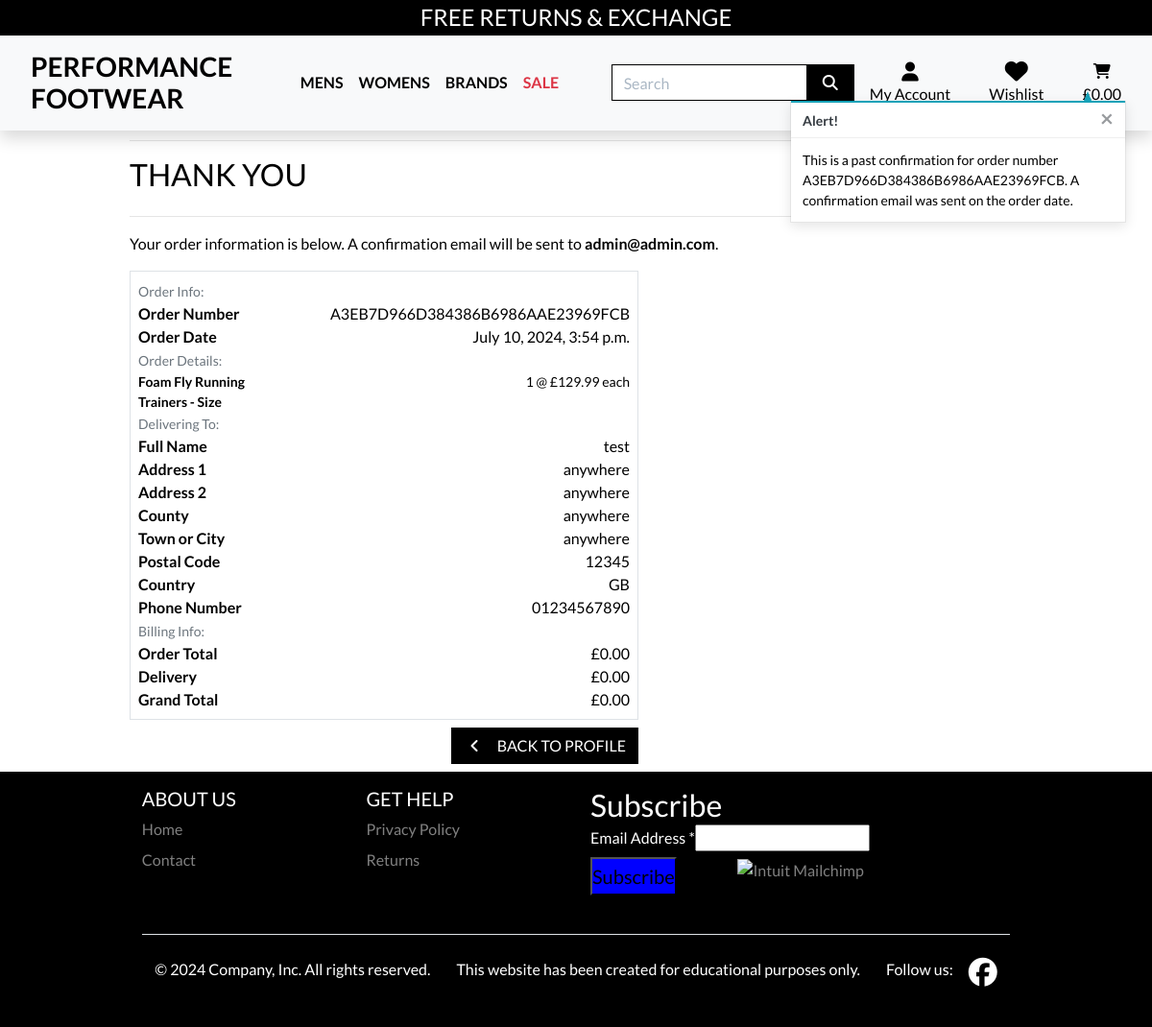
/profile/order_history/A3EB7D966D384386B6986AAE23969FCB (signed in), run on the app's committed database.
### checkout/models.py (models this page shows, shortened)
class Order(models.Model):
    order_number = models.CharField(max_length=32, null=False, editable=False)
    user_profile = models.ForeignKey(UserProfile, on_delete=models.SET_NULL,
                                      null=True, blank=True, related_name='orders')
    full_name = models.CharField(max_length=50, null=False, blank=False)
    email = models.EmailField(max_length=254, null=False, blank=False)
    phone_number = models.CharField(max_length=20, null=False, blank=False)
    country = CountryField(blank_label='Country *', null=False, blank=False)
    postcode = models.CharField(max_length=20, null=True, blank=True)
    town_or_city = models.CharField(max_length=40, null=False, blank=False)
    street_address1 = models.CharField(max_length=80, null=False, blank=False)
    street_address2 = models.CharField(max_length=80, null=True, blank=True)
    county = models.CharField(max_length=80, null=True, blank=True)
    date = models.DateTimeField(auto_now_add=True)
    delivery_cost = models.DecimalField(max_digits=6, decimal_places=2, null=False, default=0)
    order_total = models.DecimalField(max_digits=10, decimal_places=2, null=False, default=0)
    grand_total = models.DecimalField(max_digits=10, decimal_places=2, null=False, default=0)
    original_bag = models.TextField(null=False, blank=False, default='')
    stripe_pid = models.CharField(max_length=254, null=False, blank=False, default='')

class OrderLineItem(models.Model):
    order = models.ForeignKey(Order, null=False, blank=False, on_delete=models.CASCADE, related_name='lineitems')
    product = models.ForeignKey(Product, null=False, blank=False, on_delete=models.CASCADE)
    product_size = models.CharField(max_length=40, null=False, blank=False)
    quantity = models.IntegerField(null=False, blank=False, default=0)
    lineitem_total = models.DecimalField(max_digits=6, decimal_places=2, null=False, blank=False, editable=False)
    product_variant = models.ForeignKey(ProductVariant, null=True, blank=True, on_delete=models.CASCADE)

### products/models.py (models this page shows, shortened)
class Product(models.Model):
    GENDER_CHOICES = [
        ('men', 'men'),
        ('women', 'women'),
    ]
    category = models.ForeignKey('Category', null=True,
                                 blank=True, on_delete=models.SET_NULL)
    sku = models.CharField(max_length=254, null=True, blank=True)
    name = models.CharField(max_length=254)
    description = models.TextField()
    has_sizes = models.BooleanField(default=False, null=True, blank=True)
    price = models.DecimalField(max_digits=6, decimal_places=2)
    sale_price = models.DecimalField(max_digits=10, decimal_places=2,
                                     null=True, blank=True)
    rating = models.DecimalField(max_digits=6, decimal_places=2,
                                 null=True, blank=True)
    image_url = models.URLField(max_length=1024, null=True, blank=True)
    image = models.ImageField(null=True, blank=True)
    brand = models.ForeignKey("Brand", null=True, blank=True,
                              on_delete=models.SET_NULL)
    on_sale = models.BooleanField(default=False)
    created_on = models.DateField(default=timezone.now)
    average_rating = models.DecimalField(max_digits=6, decimal_places=2,
                                         null=True, blank=True)
    gender = models.CharField(max_length=10, choices=GENDER_CHOICES,
                              null=True, blank=True)
    materials = models.TextField(null=True, blank=True)
    country_origin = CountryField(blank_label='Country *', null=False, blank=False)

### profiles/views.py (the view)
# urls.py: path('order_history/<order_number>',
def order_history(request, order_number):
    order = get_object_or_404(Order, order_number=order_number)
    messages.info(request, (
        f'This is a past confirmation for order number {order_number}. '
        'A confirmation email was sent on the order date.'
    ))
    template = 'checkout/checkout_success.html'
    context = {
        'order': order,
        'from_profile': True,
    }
    return render(request, template, context)

### bag/contexts.py (called while the page is built, shortened)
def bag_contents(request):
    bag_items = []
    total = 0
    product_count = 0
    bag = request.session.get('bag', {})
    if total < settings.FREE_DELIVERY_THRESHOLD:
        delivery = total * Decimal(settings.STANDARD_DELIVERY_PERCENTAGE / 100)
        free_delivery_delta = settings.FREE_DELIVERY_THRESHOLD - total
    else:
        delivery = 0
        free_delivery_delta = 0
    grand_total = delivery + total
    context = {
        'bag_items': bag_items,
        'total': total,
        'product_count': product_count,
        'delivery': delivery,
        'free_delivery_delta': free_delivery_delta,
        'free_delivery_threshold': settings.FREE_DELIVERY_THRESHOLD,
        'grand_total': grand_total,
    }
    return context

### checkout/templates/checkout/checkout_success.html (shortened to what this page needs)
{% extends "base.html" %}
{% load static %}
{% block extra_css %}
    <link rel="stylesheet" href="{% static 'checkout/css/checkout.css' %}">
{% endblock %}
{% block page_header %}
    <div class="container header-container">
    </div>
{% endblock %}
{% block content %}
    <div class="overlay"></div>
    <div class="container">
        <div class="row">
            <div class="col">
                <hr>
                <h2 class="logo-font mb-4">Thank You</h2>
                <hr>
                <p class="text-black">Your order information is below. A confirmation email will be sent to <strong>{{ order.email }}</strong>.</p>
            </div>
        </div>
        <div class="row">
            <div class="col-12 col-lg-7">
                <div class="order-confirmation-wrapper p-2 border">
                    <div class="row">
                        <div class="col">
                            <small class="text-muted">Order Info:</small>
                        </div>
                    </div>
                    <div class="row">
                        <div class="col-12 col-md-4">
                            <p class="mb-0 text-black font-weight-bold">Order Number</p>
                        </div>
                        <div class="col-12 col-md-8 text-md-right">
                            <p class="mb-0">{{ order.order_number }}</p>
                        </div>
                    </div>
                    <div class="row">
                        <div class="col-12 col-md-4">
                            <p class="mb-0 text-black font-weight-bold">Order Date</p>
                        </div>
                        <div class="col-12 col-md-8 text-md-right">
                            <p class="mb-0">{{ order.date }}</p>
                        </div>
                    </div>
                    <div class="row">
                        <div class="col">
                            <small class="text-muted">Order Details:</small>
                        </div>
                    </div>
                    {% for item in order.lineitems.all %}
                    <div class="row">
                        <div class="col-12 col-md-4">
                            <p class="small mb-0 text-black font-weight-bold">
                                {{ item.product.name }}{% if item.product_size %} - Size {{ item.product.size }}{% endif %}
                            </p>
                        </div>
                        <div class="col-12 col-md-8 text-md-right">
                            {% if item.product.on_sale %}
                            <p class="small mb-0">{{ item.quantity }} @ £{{ item.product.sale_price }} each</p>
                            {% else %}
                            <p class="small mb-0">{{ item.quantity }} @ £{{ item.product.price }} each</p>
                            {% endif %}
                        </div>
                    </div>
                    {% endfor %}
                    <div class="row">
                        <div class="col">
                            <small class="text-muted">Delivering To:</small>
                        </div>
                    </div>
                    <div class="row">
                        <div class="col-12 col-md-4">
                            <p class="mb-0 text-black font-weight-bold">Full Name</p>
                        </div>
                        <div class="col-12 col-md-8 text-md-right">
                            <p class="mb-0">{{ order.full_name }}</p>
                        </div>
                    </div>
                    <div class="row">
                        <div class="col-12 col-md-4">
                            <p class="mb-0 text-black font-weight-bold">Address 1</p>
                        </div>
                        <div class="col-12 col-md-8 text-md-right">
                            <p class="mb-0">{{ order.street_address1 }}</p>
                        </div>
                    </div>
                    {% if order.street_address2 %}
                    <div class="row">
                        <div class="col-12 col-md-4">
                            <p class="mb-0 text-black font-weight-bold">Address 2</p>
                        </div>
                        <div class="col-12 col-md-8 text-md-right">
                            <p class="mb-0">{{ order.street_address2 }}</p>
                        </div>
                    </div>
                    {% endif %}
                    {% if order.county %}
                    <div class="row">
                        <div class="col-12 col-md-4">
                            <p class="mb-0 text-black font-weight-bold">County</p>
                        </div>
                        <div class="col-12 col-md-8 text-md-right">
                            <p class="mb-0">{{ order.county }}</p>
                        </div>
                    </div>
                    {% endif %}
                    <div class="row">
                        <div class="col-12 col-md-4">
                            <p class="mb-0 text-black font-weight-bold">Town or City</p>
                        </div>
                        <div class="col-12 col-md-8 text-md-right">
                            <p class="mb-0">{{ order.town_or_city }}</p>
                        </div>
                    </div>
                    {% if order.postcode %}
                    <div class="row">
                        <div class="col-12 col-md-4">
                            <p class="mb-0 text-black font-weight-bold">Postal Code</p>
                        </div>
                        <div class="col-12 col-md-8 text-md-right">
                            <p class="mb-0">{{ order.postcode }}</p>
                        </div>
                    </div>
                    {% endif %}
                    <div class="row">
                        <div class="col-12 col-md-4">
                            <p class="mb-0 text-black font-weight-bold">Country</p>
                        </div>
                        <div class="col-12 col-md-8 text-md-right">
                            <p class="mb-0">{{ order.country }}</p>
                        </div>
                    </div>
                    <div class="row">
                        <div class="col-12 col-md-4">
                            <p class="mb-0 text-black font-weight-bold">Phone Number</p>
                        </div>
                        <div class="col-12 col-md-8 text-md-right">
                            <p class="mb-0">{{ order.phone_number }}</p>
                        </div>
                    </div>
                    <div class="row">
                        <div class="col">
                            <small class="text-muted">Billing Info:</small>
                        </div>
                    </div>
                    <div class="row">
                        <div class="col-12 col-md-4">
                            <p class="mb-0 text-black font-weight-bold">Order Total</p>
                        </div>
                        <div class="col-12 col-md-8 text-md-right">
                            <p class="mb-0">£{{ order.order_total|floatformat:2 }}</p>
                        </div>
                    </div>
                    <div class="row">
                        <div class="col-12 col-md-4">
                            <p class="mb-0 text-black font-weight-bold">Delivery</p>
                        </div>
                        <div class="col-12 col-md-8 text-md-right">
                            <p class="mb-0">£{{ order.delivery_cost|floatformat:2 }}</p>
                        </div>
                    </div>
                    <div class="row">
                        <div class="col-12 col-md-4">
                            <p class="mb-0 text-black font-weight-bold">Grand Total</p>
                        </div>
                        <div class="col-12 col-md-8 text-md-right">
                            <p class="mb-0">£{{ order.grand_total|floatformat:2 }}</p>
                        </div>
                    </div>
                </div>
            </div>
        </div>
        <div class="row">
			<div class="col-12 col-lg-7 text-right">
                {% if from_profile %}
                    <a href="{% url 'profile' %}" class="btn btn-black rounded-0 my-2">
                        <span class="icon mr-2">
                            <i class="fas fa-angle-left"></i>
                        </span>
                        <span class="text-uppercase">Back to Profile</span>
                    </a>
                {% endif %}
			</div>
		</div>
    </div>
{% endblock %}

### static/css/base.css (style rules this page uses)
* { box-sizing: border-box; margin: 0; padding: 0; }
body { min-height: 100vh; display: flex; flex-direction: column; background-color: #f1f1f1; box-sizing: border-box; background-size: cover; color: #000000; font-family: 'Lato'; }
.icon { align-items: center; display: inline-flex; justify-content: center; height: 1.5rem; width: 1.5rem; }
.logo-font { text-transform: uppercase; }
.btn-black { background: black; color: white; }
.text-black { color: #000 !important; }
.overlay { height: 100%; width: 100%; top: 0; left: 0; position: fixed; background: white; z-index: -1; }
@media (min-width: 1200px) { .container { max-width: 80%; } }
@media (min-width: 992px) { .header-container { padding-top: 130px; } }

### data on the page
Order: email "admin@admin.com", order_number "A3EB7D966D384386B6986AAE23969FCB", date "July 10, 2024, 3:54 p.m.", full_name "test", street_address1 "anywhere", street_address2 "anywhere", county "anywhere", town_or_city "anywhere", postcode "12345", country "GB", phone_number "01234567890", order_total "0.00", delivery_cost "0.00", grand_total "0.00"
OrderLineItem: product.name "Foam Fly Running Trainers", quantity "1", product.price "129.99"

### other printed values
{{ message }} "This is a past confirmation for order number A3EB7D966D384386B6986AAE23969FCB. A confirmation email was sent on the order date."
